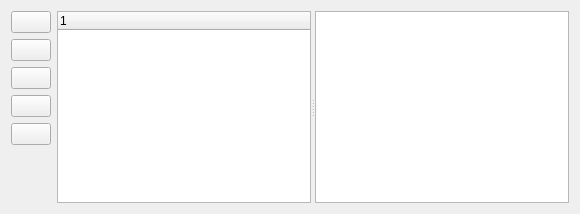
             <widget class="QWidget" name="tab_6">
              <attribute name="title">
               <string>TODO</string>
              </attribute>
              <layout class="QGridLayout" name="gridLayout_21">
               <item row="0" column="0">
                <layout class="QGridLayout" name="gridLayout_20">
                 <item row="0" column="0">
                  <layout class="QVBoxLayout" name="verticalLayout_5">
                   <item>
                    <widget class="QPushButton" name="btnNowTODO">
                     <property name="text">
                      <string/>
                     </property>
                     <property name="icon">
                      <iconset>
                       <normaloff>pix/16x16/Clock.png</normaloff>pix/16x16/Clock.png</iconset>
                     </property>
                    </widget>
                   </item>
                   <item>
                    <widget class="QPushButton" name="btnAddTODO">
                     <property name="text">
                      <string/>
                     </property>
                     <property name="icon">
                      <iconset>
                       <normaloff>pix/16x16/Plus.png</normaloff>pix/16x16/Plus.png</iconset>
                     </property>
                    </widget>
                   </item>
                   <item>
                    <widget class="QPushButton" name="btnDelTODO">
                     <property name="text">
                      <string/>
                     </property>
                     <property name="icon">
                      <iconset>
                       <normaloff>pix/16x16/Minus.png</normaloff>pix/16x16/Minus.png</iconset>
                     </property>
                    </widget>
                   </item>
                   <item>
                    <widget class="QPushButton" name="btnUpTODO">
                     <property name="text">
                      <string/>
                     </property>
                     <property name="icon">
                      <iconset>
                       <normaloff>pix/16x16/Arrow - Up.png</normaloff>pix/16x16/Arrow - Up.png</iconset>
                     </property>
                    </widget>
                   </item>
                   <item>
                    <widget class="QPushButton" name="btnDownTODO">
                     <property name="text">
                      <string/>
                     </property>
                     <property name="icon">
                      <iconset>
                       <normaloff>pix/16x16/Arrow - Down.png</normaloff>pix/16x16/Arrow - Down.png</iconset>
                     </property>
                    </widget>
                   </item>
                   <item>
                    <spacer name="verticalSpacer_3">
                     <property name="orientation">
                      <enum>Qt::Vertical</enum>
                     </property>
                     <property name="sizeHint" stdset="0">
                      <size>
                       <width>20</width>
                       <height>40</height>
                      </size>
                     </property>
                    </spacer>
                   </item>
                  </layout>
                 </item>
                 <item row="0" column="1">
                  <widget class="QSplitter" name="splitter">
                   <property name="orientation">
                    <enum>Qt::Horizontal</enum>
                   </property>
                   <widget class="QTreeWidget" name="tvwTODO">
                    <column>
                     <property name="text">
                      <string notr="true">1</string>
                     </property>
                    </column>
                   </widget>
                   <widget class="QPlainTextEdit" name="txtNote"/>
                  </widget>
                 </item>
                </layout>
               </item>
              </layout>
             </widget>
